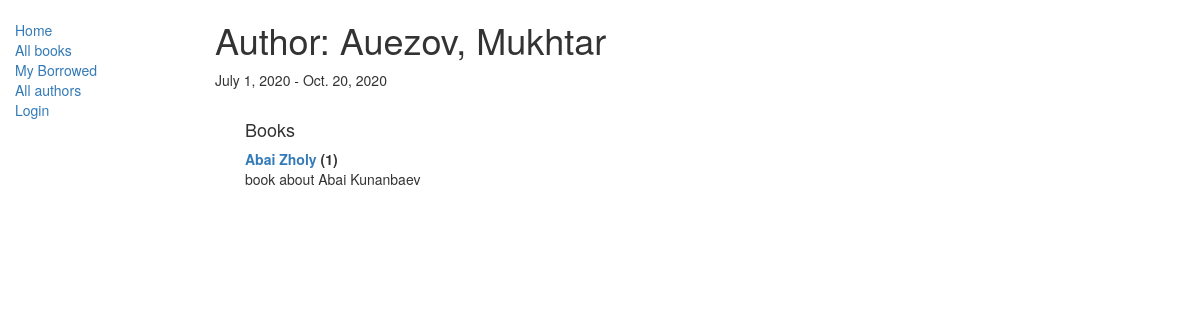
Before: /catalog/author/1 with the older database file.
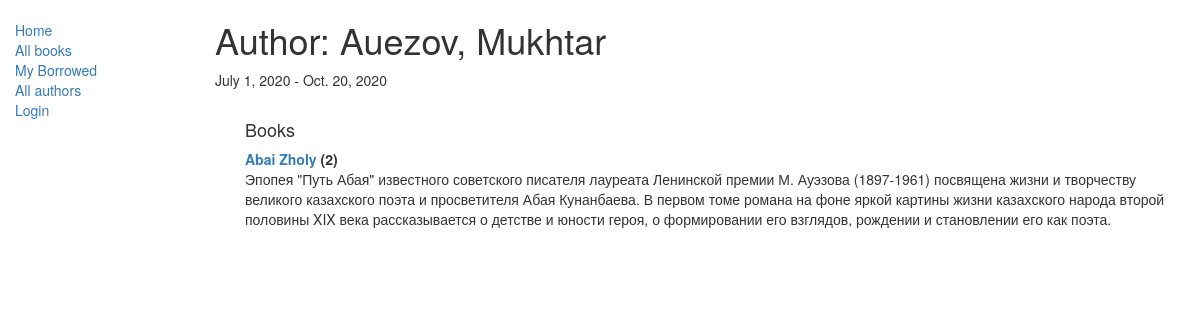
After: the same page with the newer database file.
### catalog/models.py (models this page shows, shortened)
class Author(models.Model):
    first_name = models.CharField(max_length=100)
    last_name = models.CharField(max_length=100)
    date_of_birth = models.DateField(null=True, blank=True)
    date_of_death = models.DateField('Died', null=True, blank=True)
    def __str__(self):
        return '%s, %s' % (self.last_name, self.first_name)

class Book(models.Model):
    title = models.CharField(max_length=200)
    author = models.ForeignKey('Author', on_delete=models.SET_NULL, null=True)
    summary = models.TextField(max_length=1000, help_text="Enter a brief description of the book")
    isbn = models.CharField('ISBN',max_length=13, help_text='13 Character <a href="https://www.isbn-international.org/content/what-isbn">ISBN number</a>')
    genre = models.ManyToManyField(Genre, help_text="Select a genre for this book")
    language = models.ForeignKey('Language', on_delete=models.SET_NULL, null=True)
    def display_genre(self):
        return ', '.join([genre.name for genre in self.genre.all()[:3]])
    display_genre.short_description = 'Genre'
    def __str__(self):
        return self.title

### catalog/views.py (the view)
# urls.py: path('author/<int:pk>', views.AuthorDetailView.as_view(), name='author-detail'),
class AuthorDetailView(generic.DetailView):
    model = Author

### catalog/templates/catalog/author_detail.html (shortened to what this page needs)
{% extends "base_generic.html" %}
{% block content %}
<h1>Author: {{ author }} </h1>
<p>{{author.date_of_birth}} - {% if author.date_of_death %}{{author.date_of_death}}{% endif %}</p>
<div style="margin-left:30px;margin-top:30px">
<h4>Books</h4>
<dl>
{% for book in author.book_set.all %}
  <dt><a href="{% url 'book-detail' book.pk %}">{{book}}</a> ({{book.bookinstance_set.all.count}})</dt>
  <dd>{{book.summary}}</dd>
{% endfor %}
</dl>
</div>
{% endblock %}

### catalog/templates/base_generic.html (shortened to what this page needs)
<!DOCTYPE html>
<html lang="en">
<head>
  <link rel="stylesheet" href="https://maxcdn.bootstrapcdn.com/bootstrap/3.3.7/css/bootstrap.min.css">
  {% load static %}
  <link rel="stylesheet" href="{% static 'css/styles.css' %}">
</head>
<body>
  <div class="container-fluid">
    <div class="row">
      <div class="col-sm-2">
      {% block sidebar %}
      <ul class="sidebar-nav">
          <li><a href="{% url 'index' %}">Home</a></li>
          <li><a href="{% url 'books' %}">All books</a></li>
          <li><a href="{% url 'my-borrowed' %}">My Borrowed</a></li>
          <li><a href="{% url 'authors' %}">All authors</a></li>
      {% if user.is_authenticated %}
          <li>User: {{ user.get_username }}</li>
          <li><a href="{% url 'logout'%}?next={{request.path}}">Logout</a></li>
      {% else %}
          <li><a href="{% url 'login'%}?next={{request.path}}">Login</a></li>
      {% endif %}
      </ul>
      {% endblock %}
      </div>
      <div class="col-sm-10 ">
      {% block content %}{% endblock %}
      </div>
    </div>
  </div>
</body>
</html>

### catalog/static/css/styles.css (style rules this page uses)
.sidebar-nav { margin-top: 20px; padding: 0; list-style: none; }

Changed rows visible on the page:
changed Book "Abai Zholy": bookinstance_set.all.count "1" → "2"; summary "book about Abai Kunanbaev" → "Эпопея \"Путь Абая\" известного советского писателя лауреата Ленинской премии М. Ауэзова (1897-1961) посвящена жизни и творчеству великого казахского поэта и просветителя Абая Кунанбаева. В первом томе романа на фоне яркой картины жизни казахского народа второй половины XIX века рассказывается о детстве и юности героя, о формировании его взглядов, рождении и становлении его как поэта."
